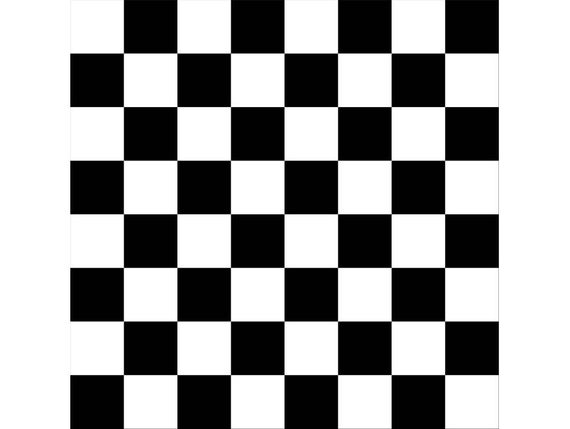
#> input picture lab3/input.jpg, 570 x 429 px
$ python code.py
#> lines starting #> are read from the running program, lines starting #| are printed output that depends on the picture
from PIL import Image
from PIL import ImageDraw
import numpy as np
import imageio
import copy

def check_range(x): return np.min(x), np.max(x)

def display_np(x):
    """
    Display a numpy array as an image
    """
    result = Image.fromarray(x.astype('uint8'))
    result.show()

def normalize(output):
    base = np.min(output)
    roof = np.max(output)
    diff = roof - base
    scale = diff/255
    output = output - base
    output = output / scale
    return output

image1 = Image.open("input.jpg").convert('L')
image_arr = np.array(image1)

#this function code is referrenced from the first group assignment
def conv1d(image, kernel):
    """
    Performs 1d convolution on an image
    """

    im = copy.deepcopy(image.flatten())
    k = copy.deepcopy(kernel.flatten())

    size = len(k)
    to_remove = len(k) - 1

    output = np.full((im.shape), 255)
    for i in range(len(im) - to_remove):
        output[i] = np.sum(k * im[i:i+size])

#     print(check_range(output))
    output = normalize(output)
#> in normalize, `base = np.min(output)`: base = -222
#> in normalize, `roof = np.max(output)`: roof = 255
#> in normalize, `diff = roof - base`: diff = 477
#> in normalize, `scale = diff/255`: scale = 1.87
#     print(check_range(output))

    output = output.reshape(image.shape[0],image.shape[1])
    return output

#this function code is referrenced from the first group assignment
def conv2d(image, kernel):
    """
    Applies 2d convolution on a 2d image. Also works with rectangular kernels
    """

    # number of rows and columns of the kernel
    r = kernel.shape[0]
    c = kernel.shape[1]

    # initialize a canvas for the output with 255s. We will fill values in this
    output = np.full(image.shape, 255)
    for i in range(image.shape[0] - r - 1):
        for j in range(image.shape[1] - c - 1):
            output[i][j] = np.sum(kernel * image[i:i+r, j:j+c])
    output = normalize(output)
    return output

kernel2d = np.array([[1,1,1],[1,1,1],[1,1,1]])
kernel1= np.array([-1,1])
# kernel1.shape


Ix = conv1d(image_arr,kernel1)
Iy = np.transpose(conv1d(np.transpose(image_arr),kernel1))
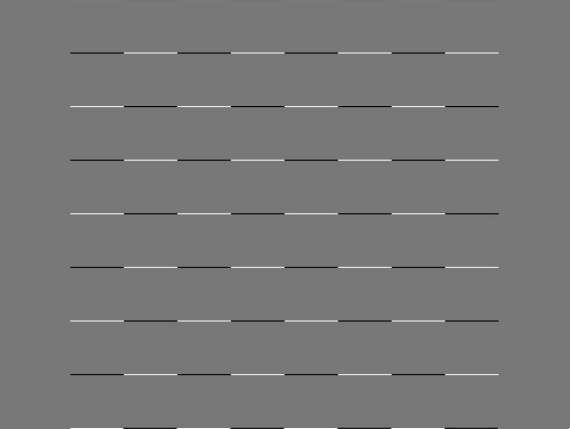
#> Iy: shape (429, 570) float64; min 0, max 255, mean 120.1

Ix2 = normalize(Ix*Ix)
Ixy = normalize(Ix*Iy)
Iy2=normalize(Iy*Iy)
imageio.imsave('Ix.png',Ix)
imageio.imsave('Iy.png',Iy)
imageio.imsave('Ix2.png',Ix2)
imageio.imsave('Ixy.png',Ixy)
imageio.imsave('Iy2.png',Iy2)

Aw = conv2d(Ix2,kernel2d)
#> after the loop in conv2d, `for i in range(image.shape[0] - r - 1):`:
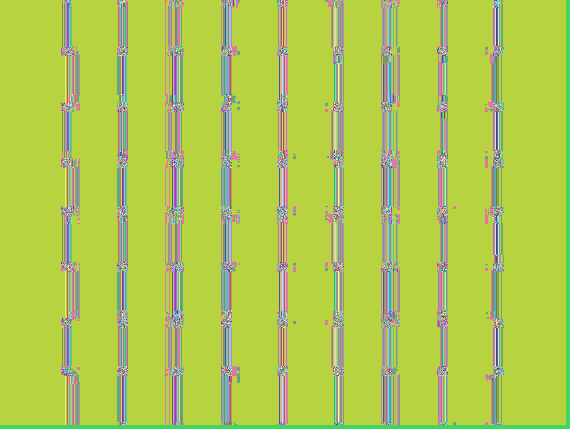
#> output: shape (429, 570) int64; 673 distinct labels, from 227 to 1029; one colour per label, 0 black
#> in normalize (call 6), `output = output - base`: output: shape (429, 570) int64; 673 distinct labels, from 0 to 802
Bw = conv2d(Ixy,kernel2d)
#> after the loop in conv2d (call 2), `for i in range(image.shape[0] - r - 1):`:
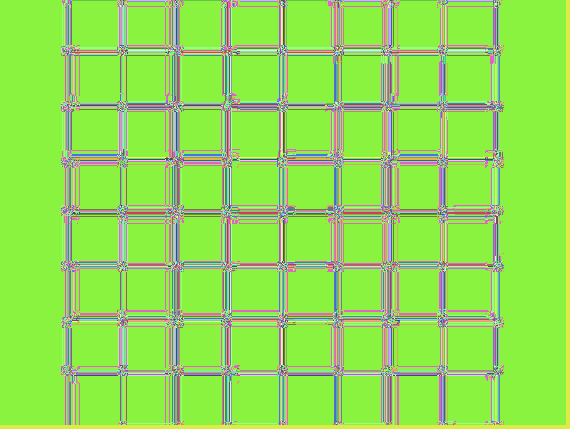
#> output: shape (429, 570) int64; 521 distinct labels, from 222 to 869; one colour per label, 0 black
#> in normalize (call 7), `base = np.min(output)`: base = 222
#> in normalize (call 7), `roof = np.max(output)`: roof = 869
#> in normalize (call 7), `diff = roof - base`: diff = 647
#> in normalize (call 7), `scale = diff/255`: scale = 2.54
#> in normalize (call 7), `output = output - base`: output: shape (429, 570) int64; 521 distinct labels, from 0 to 647
#> in normalize (call 7), `output = output / scale`:
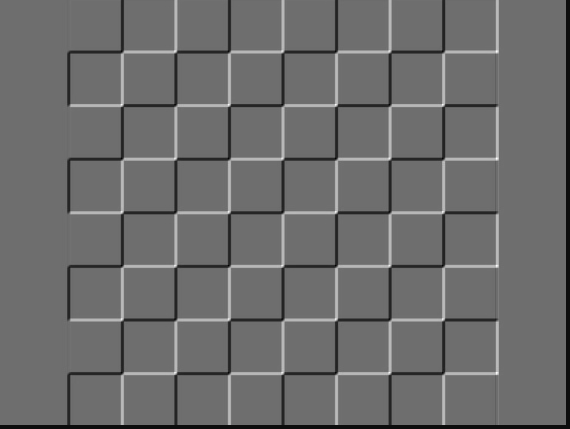
#> output: shape (429, 570) float64; min 0, max 255, mean 109.1
Cw = conv2d(Iy2,kernel2d)
#> after the loop in conv2d (call 3), `for i in range(image.shape[0] - r - 1):`:
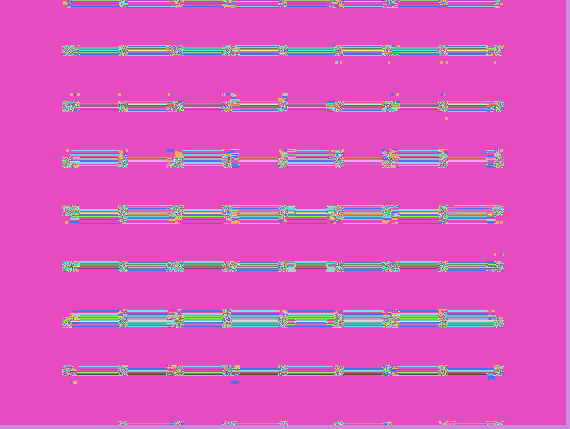
#> output: shape (429, 570) int64; 671 distinct labels, from 232 to 1042; one colour per label, 0 black
#> in normalize (call 8), `base = np.min(output)`: base = 232
#> in normalize (call 8), `roof = np.max(output)`: roof = 1042
#> in normalize (call 8), `diff = roof - base`: diff = 810
#> in normalize (call 8), `scale = diff/255`: scale = 3.18
#> in normalize (call 8), `output = output - base`: output: shape (429, 570) int64; 671 distinct labels, from 0 to 810
#> in normalize (call 8), `output = output / scale`:
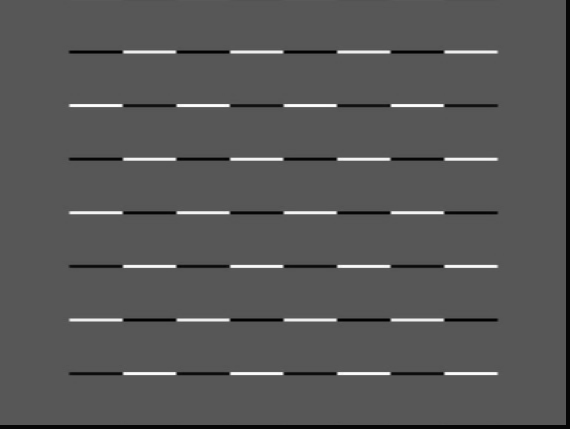
#> output: shape (429, 570) float64; min 0, max 255, mean 87.3; drawn with min black and max white


T = 6
im = Image.open( "input.jpg")
#> im is the input picture: PIL image 570x429 RGB; min 0, max 255, mean 159.4
draw = ImageDraw.Draw(im)
for x in range(image1.size[0]):
    for y in range(image1.size[1]):
        e_values , e_vectors = np.linalg.eig(np.array([[Aw[y][x],Bw[y][x]],[Bw[y][x],Cw[y][x]]]))

        if (np.min(e_values) > T):
            draw.line(((x-5,y),(x+5,y)),fill = (255,0,0))
            draw.line(((x, y-5),(x,y+5)),fill= (255,0,0))
imageio.imsave('output.png',im)
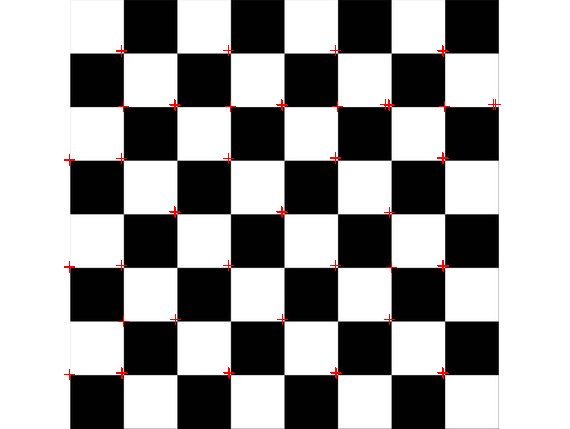
#> saved as output.png: shape (429, 570, 3); mean R, G, B 159.7, 158.6, 158.6
